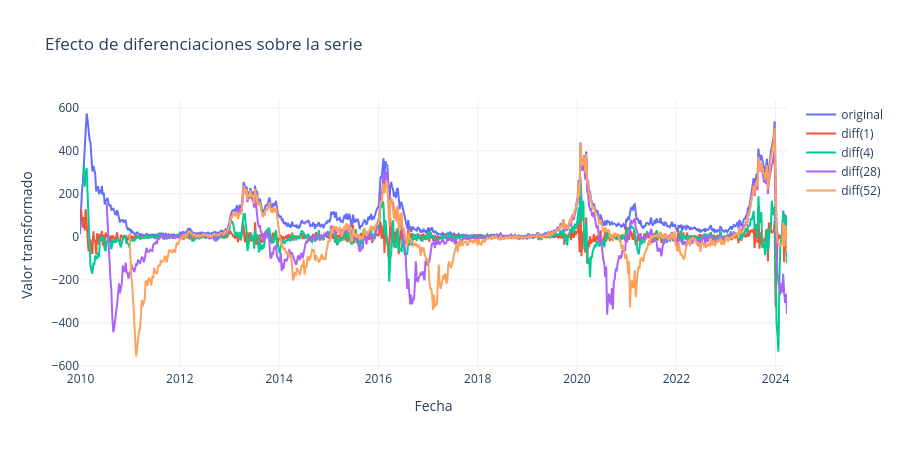

Write notebook code for a chart like this one.
### Markdown cell above
---
## PARTE 5: ANALISIS DE ESTACIONARIEDAD

Aplicamos la prueba ADF antes y despues de transformaciones por diferencias, siguiendo la estructura del workshop.

**MLForecast** puede aplicar estas transformaciones automaticamente con `target_transforms`. En este proyecto no se modifica la serie original en esta seccion: las diferencias se usan como diagnostico para entender si la serie requiere transformar el objetivo antes de modelar.

### Code cell
def adf_report(series, nombre):
    res = adfuller(series.dropna(), autolag="AIC")
    estacionaria = res[1] <= 0.05
    icono = "✅ ESTACIONARIA" if estacionaria else "❌ NO ESTACIONARIA"
    print(f"ADF — {nombre}:")
    print(f"  Estadístico: {res[0]:.4f}  |  p-valor: {res[1]:.4f}  →  {icono}")
    return estacionaria


adf_report(df.y, "Serie original imputada")

datos_diff_anual = df.y.diff(ESTACIONALIDAD_ANUAL)
adf_report(datos_diff_anual, f"Diff({ESTACIONALIDAD_ANUAL}) — diferencia anual")

# Diferencia con la estacionalidad principal del notebook.
if ESTACIONALIDAD != ESTACIONALIDAD_ANUAL:
    datos_diff_estacional = df.y.diff(ESTACIONALIDAD)
    adf_report(datos_diff_estacional, f"Diff({ESTACIONALIDAD}) — diferencia estacional candidata")

print(f"\n💡 La diferencia estacional puede aplicarse vía target_transforms=[Differences([{ESTACIONALIDAD}])]" )
print("   en el objeto MLForecast, sin necesidad de modificar el DataFrame original.")
print("   En este notebook se conserva la escala original para mantener interpretabilidad sanitaria.")


# Visualizar el efecto de distintas diferenciaciones usando MLForecast.preprocess()
def plot_differencias(datos_base, differences, freq="W-MON"):
    prep_list = [datos_base.assign(unique_id="original")]
    for d in differences:
        fcst_ = MLForecast(models=[], freq=freq, target_transforms=[Differences([d])])
        df_ = fcst_.preprocess(datos_base.copy(), static_features=[])
        df_["unique_id"] = f"diff({d})"
        prep_list.append(df_)
    prep = pd.concat(prep_list, ignore_index=True)

    fig = go.Figure()
    for uid in prep.unique_id.unique():
        sub = prep[prep.unique_id == uid]
        fig.add_trace(go.Scatter(x=sub.ds, y=sub.y, mode="lines", name=uid))
    fig.update_layout(
        title="Efecto de diferenciaciones sobre la serie",
        xaxis_title="Fecha",
        yaxis_title="Valor transformado",
        template="plotly_white",
        height=450,
    )
    fig.show()

plot_differencias(df[["unique_id", "ds", "y"]], differences=[1, 4, 28, 52], freq=FRECUENCIA)

# Complemento requerido para el proyecto: KPSS y Ljung-Box.
def test_estacionaridad(serie, nombre):
    """
    Aplica ADF + KPSS y entrega una conclusion conjunta.
    ADF p<0.05 + KPSS p>=0.05 indica estacionariedad compatible.
    """
    arr = np.asarray(serie).astype(float)
    arr = arr[~np.isnan(arr)]

    adf_stat, adf_p, _, _, _, _ = adfuller(arr, autolag="AIC")
    kpss_stat, kpss_p, _, _ = kpss(arr, regression="c", nlags="auto")

    adf_est = adf_p < 0.05
    kpss_est = kpss_p >= 0.05

    if adf_est and kpss_est:
        conclusion = "✅ ESTACIONARIA"
    elif not adf_est and not kpss_est:
        conclusion = "❌ NO ESTACIONARIA"
    else:
        conclusion = "❓ INCIERTA"

    print(f"\n{nombre}")
    print("-" * 70)
    print(f"ADF:  stat={adf_stat:8.4f} | p={adf_p:.4f}  -> {'estacionaria' if adf_est else 'no estacionaria'}")
    print(f"KPSS: stat={kpss_stat:8.4f} | p={kpss_p:.4f}  -> {'estacionaria' if kpss_est else 'no estacionaria'}")
    print(f"Conclusion conjunta: {conclusion}")
    return {"adf_p": adf_p, "kpss_p": kpss_p, "estacionaria": adf_est and kpss_est}

r_estacionariedad = test_estacionaridad(df.y, "Casos de dengue en Cali - Serie imputada")

### Figure 1 — Plotly figure (JSON) as saved in the notebook; plotly's stock layout.template omitted (floating-point values rounded to 4 significant figures; data arrays with more than 128 entries replaced by an {"elided": "..."} marker saying what was removed)
{"data": [{"mode": "lines", "name": "original", "type": "scatter", "x": {"elided": "744 str values"}, "y": {"elided": "744 float values"}}, {"mode": "lines", "name": "diff(1)", "type": "scatter", "x": {"elided": "743 str values"}, "y": {"elided": "743 float values"}}, {"mode": "lines", "name": "diff(4)", "type": "scatter", "x": {"elided": "740 str values"}, "y": {"elided": "740 float values"}}, {"mode": "lines", "name": "diff(28)", "type": "scatter", "x": {"elided": "716 str values"}, "y": {"elided": "716 float values"}}, {"mode": "lines", "name": "diff(52)", "type": "scatter", "x": {"elided": "692 str values"}, "y": {"elided": "692 float values"}}], "layout": {"height": 450, "title": {"text": "Efecto de diferenciaciones sobre la serie"}, "xaxis": {"title": {"text": "Fecha"}}, "yaxis": {"title": {"text": "Valor transformado"}}}}
